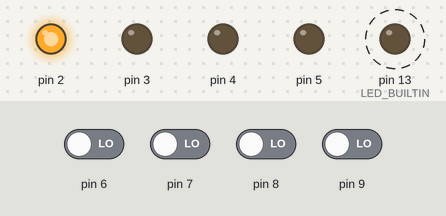
Recording of a sketch running on a simulated Arduino Uno, built with avr-gcc and run on an emulated ATmega328P. Parts: output pins drawn as LEDs (lit = HIGH). Dashed ring = blinking. Inputs (shaded band) come from the test bench; at power-on: pin 6–9 LOW.

Above: at 5.8 s.
5.9 s: pin 6 driven HIGH
At 8.7 s:
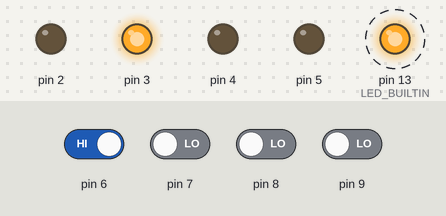
12.1 s: pin 7 driven HIGH
At 14.4 s:
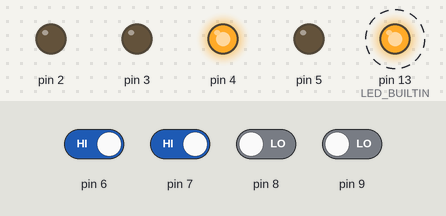
18.3 s: pin 8 driven HIGH
At 20.8 s:
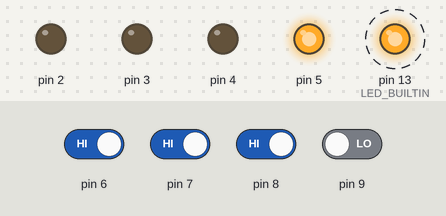
24.5 s: pin 6 driven LOW
At 26.8 s:
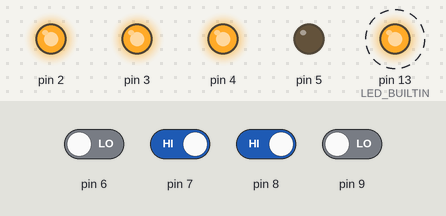
30.5 s: pin 9 driven HIGH
At 32.8 s:
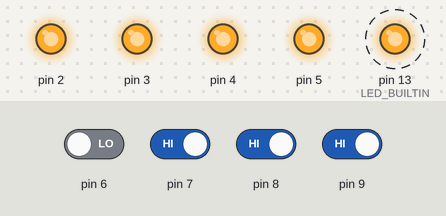
36.5 s: pin 7 driven LOW
At 38.7 s:
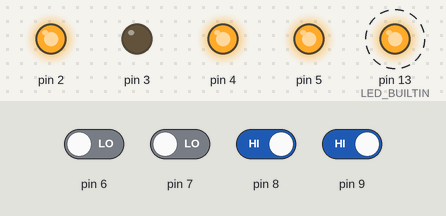
Timing chart, 0 to 43.5 s (numbered marks = the images above; inputs shaded):
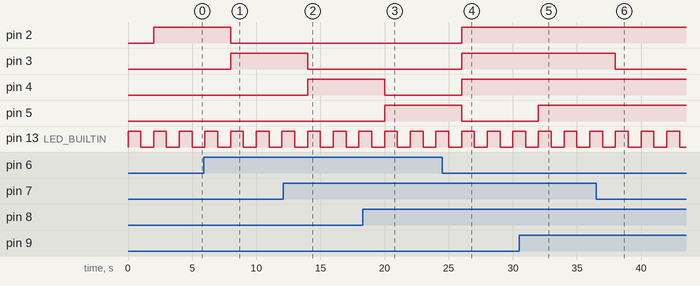

Measured:
- after the input at 5.9 s, pin 2: HIGH → LOW after 2.1 s; pin 3: LOW → HIGH after 2.1 s
- after the input at 12.1 s, pin 3: HIGH → LOW after 1.9 s; pin 4: LOW → HIGH after 1.9 s
- after the input at 18.3 s, pin 4: HIGH → LOW after 1.7 s; pin 5: LOW → HIGH after 1.7 s
- after the input at 24.5 s, pin 2–4: LOW → HIGH after 1.5 s; pin 5: HIGH → LOW after 1.5 s
- after the input at 30.5 s, pin 5: LOW → HIGH after 1.5 s
- after the input at 36.5 s, pin 3: HIGH → LOW after 1.5 s
- by itself, pin 13 (LED_BUILTIN): alternates HIGH for 1.0 s and LOW for 1.0 s

The sketch:

decade_counter.ino
```cpp
#include<Arduino.h>
#include<time.h>
#include<stdio.h>
#include<stdlib.h>

//Declaring all variables as integers
int Z,Y,X,W;
int A,B,C,D;

//Code released under GNU GPL.  Free to use for anything.
void disp_7447(int D, int C, int B, int A)
{
  digitalWrite(2, A); //LSB
  digitalWrite(3, B);
  digitalWrite(4, C);
  digitalWrite(5, D); //MSB

}
// the setup function runs once when you press reset or power the board
void setup() {
    pinMode(2, OUTPUT);
    pinMode(3, OUTPUT);
    pinMode(4, OUTPUT);
    pinMode(5, OUTPUT);
    pinMode(6, INPUT);
    pinMode(7, INPUT);
    pinMode(8, INPUT);
    pinMode(9, INPUT);
    pinMode(LED_BUILTIN, OUTPUT);

}

// the loop function runs over and over again forever
void loop() {


  digitalWrite(LED_BUILTIN,HIGH);
  delay(1000);
  W = digitalRead(6);
  X = digitalRead(7);
  Y = digitalRead(8);
  Z = digitalRead(9);
  A = !W;
  B = (W&&!X&&!Z) || (!W&&X);
  C = (!X&&Y)||(!W&&Y)||(W&&X&&!Y);
  D = (!W&&Z)||(W&&X&&Y);
  digitalWrite(LED_BUILTIN,LOW);
  delay(1000);

disp_7447(D,C,B,A);


}
```
